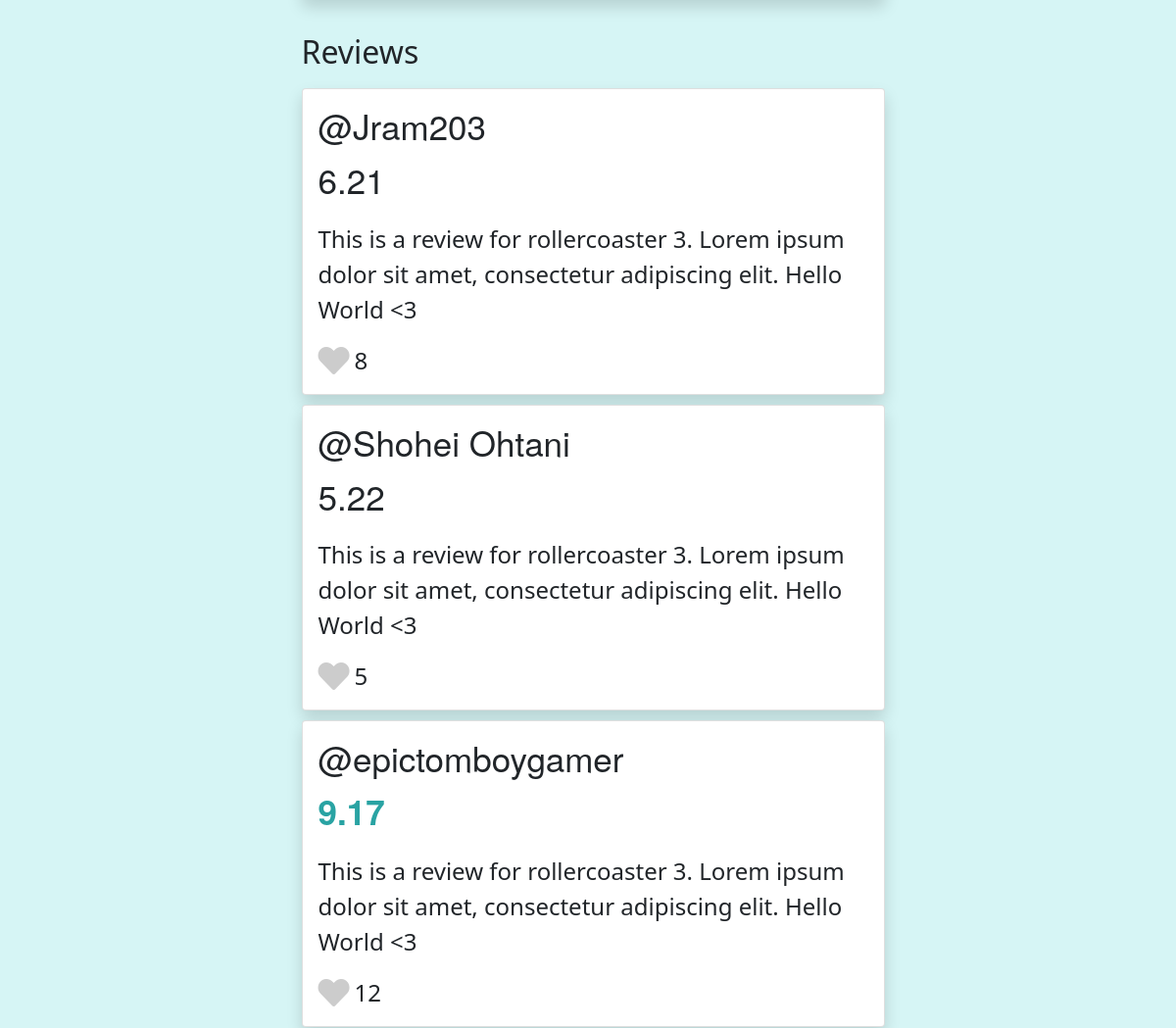
Page /rollercoaster/3 (middle part) on the earlier database version.
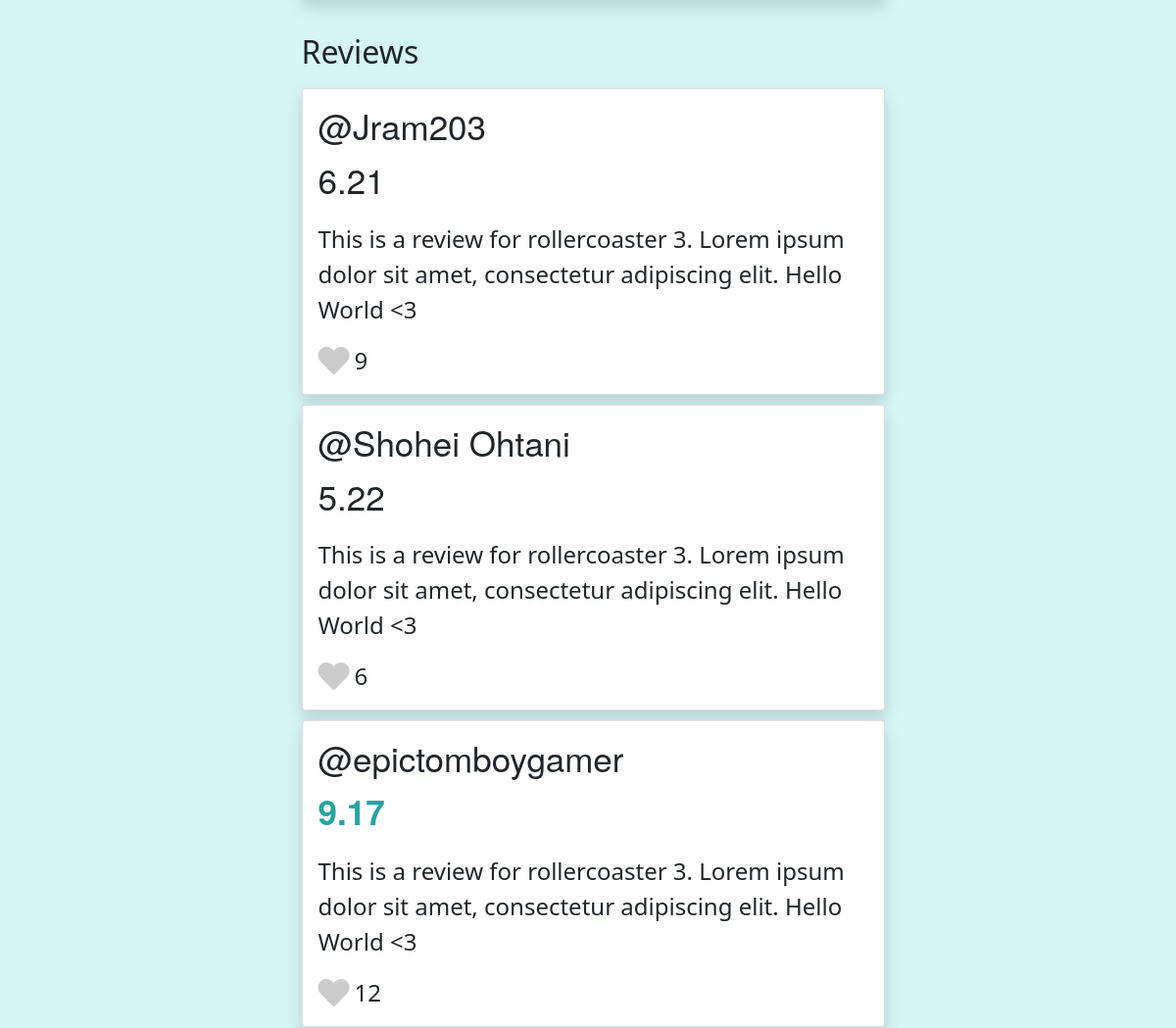
Same page on the later database version.
### app/models.py (models this page shows)
class Review(db.Model):
    id = db.Column(db.Integer, primary_key=True)
    user_id = db.Column(db.Integer, db.ForeignKey('user.id'), nullable=False)
    rollercoaster_id = db.Column(db.Integer, db.ForeignKey('rollercoaster.id'), nullable=False)
    rating = db.Column(db.Float)
    review_text = db.Column(db.String(400))
    likes = db.Column(db.Integer)
    user = db.relationship('User', backref=db.backref('user_reviews', lazy=True))
    rollercoaster = db.relationship('Rollercoaster', backref=db.backref('coaster_reviews', lazy=True))

class User(UserMixin, db.Model):
    id = db.Column(db.Integer, primary_key=True)
    password = db.Column(db.String(100))
    name = db.Column(db.String(100))
    reviews = db.relationship('Review', lazy=True, back_populates='user')

### app/main.py (the view)
@main.route('/rollercoaster/<rc_id>')
def rollercoaster_page(rc_id):
    rollercoaster = models.Rollercoaster.query.filter_by(id=rc_id).first()
    if rollercoaster:
        average_score = get_average_score(rollercoaster.id)
        reviews = rollercoaster.coaster_reviews
        return render_template('rollercoaster.html', rollercoaster=rollercoaster, average_score=average_score, reviews=reviews)
    else:
        return render_template('404.html')

### app/db_manager.py (called while the page is built)
def get_average_score(rollercoaster_id):
        average_score = (
            db.session.query(func.avg(models.Review.rating))
            .join(models.Review.rollercoaster)
            .filter(models.Review.rollercoaster_id == rollercoaster_id)
            .first()
        )[0]
        average_score = round(average_score,2)
        return average_score

### app/templates/rollercoaster.html (shortened to what this page needs)
{% extends "base.html" %}
{% block content %}
<div class="page_container_c">
  <div class="review_container">
    <h2>Reviews</h2>
    {% for review in reviews%}
    <div class="card card-hover shadow bg-white rounded" style="width: 100%;" onclick="open_profile({{review.user.id}})">
      <div class="card-body">
          <h5 style="font-size: 35px; font-family: Walfork, Walsheim, Helvetica Neue, Helvetica, Arial, sans-serif;"
              class="card-title">@{{ review.user.name}}</h5>
          {% if review.rating > 8.5%}
          <p style="font-weight: bold; color: #29A3A3; font-size: 35px; font-family: Walfork, Walsheim, Helvetica Neue, Helvetica, Arial, sans-serif;"
              class="card-text"> {{ review.rating }}</p>
          {% else %}
          <p style="font-size: 35px; font-family: Walfork, Walsheim, Helvetica Neue, Helvetica, Arial, sans-serif;"
              class="card-text"> {{ review.rating }}</p>
          {% endif %}
          <p style="font-size: 1.5rem;" class="card-text">{{ review.review_text}}</p>
          <div style="display: flex; align-items: center; gap:5px;">
            <div style="font-size: 2rem;" id="{{review.id}}-icon" class="like-icon fa-lg" onclick="add_like(event, {{review.id}})"><i class="fas fa-heart"></i></div>
            <span style="font-size: 1.5rem;" id="{{review.id}}-likes">{{review.likes}}</span>
          </div>
      </div>
  </div>
    {% endfor %}
  </div>
</div>
{% endblock %}

### app/templates/base.html (shortened to what this page needs)
<html lang="en">
<head>
    <link href="https://cdn.jsdelivr.net/npm/bootstrap@5.1.3/dist/css/bootstrap.min.css" rel="stylesheet"
>
    <link rel="stylesheet" href="/static/styles.css">
    <link rel="stylesheet" href="https://cdnjs.cloudflare.com/ajax/libs/font-awesome/5.15.3/css/all.min.css" />
</head>
<body>
    <div>
        {% block content %}{% endblock %}
    </div>
</body>
</html>

### app/static/styles.css (style rules this page uses)
.page_container_c { padding-top: 10px; display: flex; align-items: center; justify-content: center; flex-direction: column; margin-left: 10px; }
.review_container { display: flex; flex-direction: column; gap: 10px; padding-top: 5px; flex-grow: 1; width: 50%; }
body { background-color: #d6f5f5; }
.like-icon { color: #ccc; cursor: pointer; }

Differences in the rows shown:
changed Review "Jram203": likes "8" → "9"
changed Review "Shohei Ohtani": likes "5" → "6"
